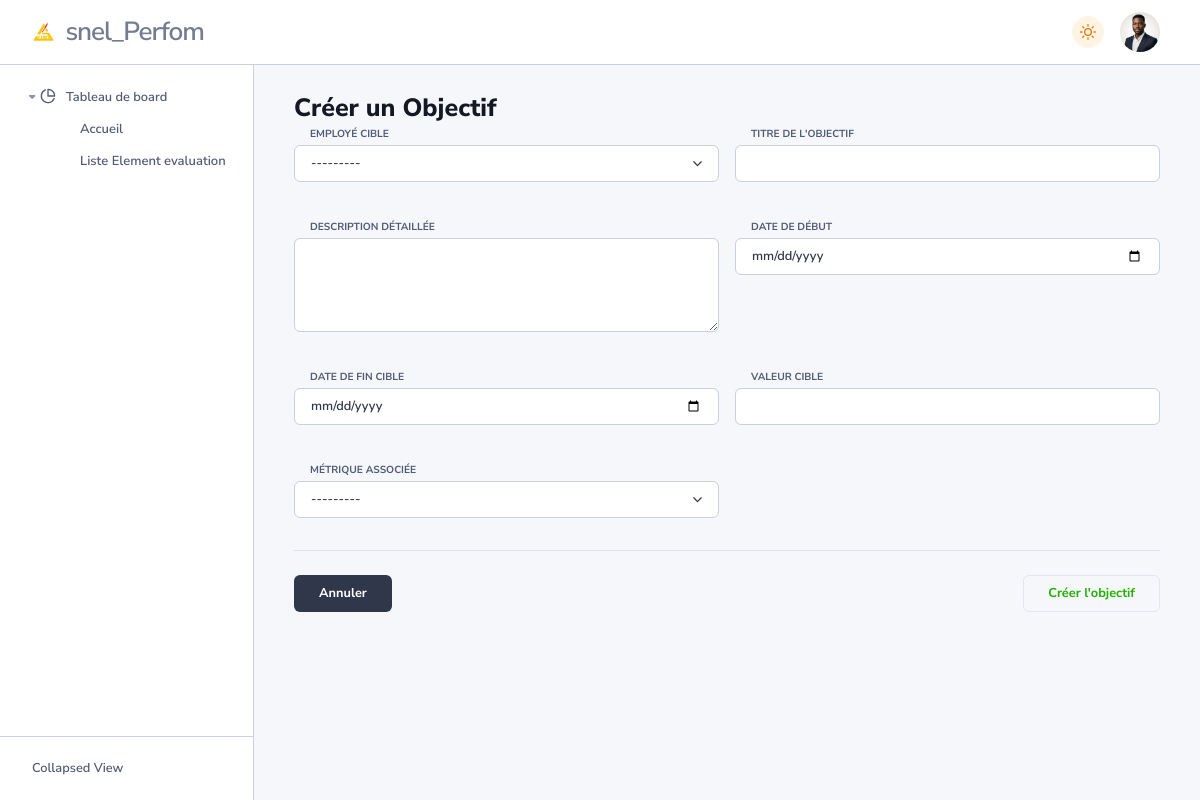
The app's page /goals/create/ (signed in) with its own data.
### employee/models.py (models this page shows, shortened)
class Employee(AbstractUser):
    GENDER_CHOICES = [
        ('M', 'Masculin'),
        ('F', 'Féminin'),
        ('O', 'Autre'),
    ]
    CONTRACT_TYPE_CHOICES = [
        ('CDI', 'Contrat à Durée Indéterminée'),
        ('CDD', 'Contrat à Durée Déterminée'),
        ('INT', 'Intérim'),
        ('STA', 'Stage'),
        ('AUT', 'Autre'),
    ]
    EMPLOYEE_STATUS_CHOICES = [
        ('ACT', 'Actif'),
        ('CON', 'En Congé'),
        ('SUS', 'Suspendu'),
        ('RES', 'Démissionnaire'),
        ('LIC', 'Licencié'),
        ('RET', 'Retraité'),
    ]
    email = models.EmailField(unique=True, verbose_name="Adresse E-mail de Connexion")
    username = None
    USERNAME_FIELD = 'email'
    REQUIRED_FIELDS = []
    objects = CustomUserManager()
    employee_id = models.CharField(
        max_length=50, unique=True, blank=True,
        verbose_name="Numéro Matricule",
        help_text="Numéro d'identification unique de l'employé à la SNEL (généré automatiquement)."
    )
    is_hr = models.BooleanField(
        default=False, verbose_name="Est RH",
        help_text="Indique si l'utilisateur a des privilèges du département des ressources humaines."
    )
    is_manager = models.BooleanField(
        default=False, verbose_name="Est Manager",
        help_text="Indique si l'utilisateur est un manager avec une équipe à gérer."
    )
    is_admin = models.BooleanField(
        default=False, verbose_name="Est Administrateur",
    )
    date_of_birth = models.DateField(null=True, blank=True, verbose_name="Date de Naissance")
    gender = models.CharField(max_length=1, choices=GENDER_CHOICES, null=True, blank=True, verbose_name="Genre")
    phone_number = models.CharField(max_length=20, blank=True, null=True, verbose_name="Numéro de Téléphone")
    address = models.TextField(blank=True, null=True, verbose_name="Adresse Résidentielle")
    profile_picture = models.ImageField(upload_to='media/employee_pics/', null=True, blank=True,
                                        verbose_name="Photo de Profil")
    hire_date = models.DateField(verbose_name="Date d'Embauche", null=True)  # Used for year of engagement
    contract_type = models.CharField(max_length=3, choices=CONTRACT_TYPE_CHOICES, default='CDI',
                                     verbose_name="Type de Contrat")
    employee_status = models.CharField(max_length=3, choices=EMPLOYEE_STATUS_CHOICES, default='ACT',
                                       verbose_name="Statut de l'Employé")
    salary = models.DecimalField(max_digits=10, decimal_places=2, null=True, blank=True,
                                 verbose_name="Salaire Mensuel Brut")
    emergency_contact_name = models.CharField(max_length=100, blank=True, null=True,
                                              verbose_name="Contact d'Urgence (Nom)")
    emergency_contact_phone = models.CharField(max_length=20, blank=True, null=True,
                                               verbose_name="Contact d'Urgence (Téléphone)")
    department = models.ForeignKey(Department, on_delete=models.SET_NULL, null=True, blank=True,
                                   related_name='department_employees', verbose_name="Département")
    position = models.ForeignKey(Position, on_delete=models.SET_NULL, null=True, blank=True,
                                 related_name='position_employees', verbose_name="Poste")
    manager = models.ForeignKey('self', on_delete=models.SET_NULL, null=True, blank=True,
                                related_name='managed_employees', verbose_name="Manager Direct")
    created_at = models.DateTimeField(auto_now_add=True, verbose_name="Date de Création Fiche")
    updated_at = models.DateTimeField(auto_now=True, verbose_name="Date Dernière Maj Fiche")
    bloquer = models.BooleanField(default=False, verbose_name="Cochez cette case pour bloquer l'utilisateur")
    class Meta:
        verbose_name = "Utilisateur du systeme"
        verbose_name_plural = "Utilisateurs du systeme"
        ordering = ['last_name', 'first_name']
    def __str__(self):
        if not self.first_name and self.is_superuser:
            return f"Administrateur {self.id}"
        return f"{self.first_name} {self.last_name} ({self.employee_id})"

### performance/views.py (the view, shortened to what this page needs)
# urls.py: path('create/', GoalCreateView.as_view(), name='create'),
class GoalCreateView(LoginRequiredMixin, CreateView):
    model = Goal
    form_class = GoalCreateForm
    template_name = 'goal_create.html'
    success_url = reverse_lazy('goals:list')
    def get_form_kwargs(self):
        kwargs = super().get_form_kwargs()
        kwargs['manager'] = self.request.user  # Assurez-vous que self.request.user est votre modèle Employee
        return kwargs

### performance/forms.py
class GoalCreateForm(forms.ModelForm):
    class Meta:
        model = Goal
        fields = ['employee', 'title', 'description', 'start_date', 'end_date', 'target_value', 'metric']
        widgets = {
            'employee': forms.Select(attrs={'class': 'form-select'}),
            'title': forms.TextInput(attrs={'class': 'form-control'}),
            'description': forms.Textarea(attrs={'class': 'form-control', 'rows': 4}),
            'start_date': forms.DateInput(attrs={'type': 'date', 'class': 'form-control'}),
            'end_date': forms.DateInput(attrs={'type': 'date', 'class': 'form-control'}),
            'target_value': forms.NumberInput(attrs={'class': 'form-control'}),
            'metric': forms.Select(attrs={'class': 'form-select'}),
        }
    def __init__(self, *args, **kwargs):
        manager = kwargs.pop('manager', None)
        super().__init__(*args, **kwargs)
        if manager:
            self.fields['employee'].queryset = Employee.objects.filter(department=manager.department)
            self.fields['employee'].queryset = self.fields['employee'].queryset.exclude(pk=manager.pk)

### templates/goal_create.html (shortened to what this page needs)
{% extends 'index.html' %}
{% load static %}
{% block content %}
<div class="content">
    <div class="card-header">
        <h3 class="mb-0">Créer un Objectif</h3>
    </div>
    <div class="goals-container">
        <form method="post">
            <div class="row g-3">
                {% for field in form %}
                <div class="col-md-6 mb-3">
                    <label class="form-label">{{ field.label }}</label>
                    {{ field }}
                </div>
                {% endfor %}
            </div>
            <hr>
            <div class="d-flex justify-content-between mt-4">
                <a href="{% url 'goals:list' %}" class="btn btn-secondary">Annuler</a>
                <button type="submit" class="btn btn-phoenix-success">Créer l'objectif</button>
            </div>
        </form>
    </div>
</div>
{% endblock %}

### templates/index.html (shortened to what this page needs)
{% load static %}
<!DOCTYPE html>
<html lang="en-US" dir="ltr" data-navigation-type="default" data-navbar-horizontal-shape="default">
<head>
    <link href="{% static 'vendors/simplebar/simplebar.min.css' %}" rel="stylesheet">
    <link rel="stylesheet" href="{% static 'unicons.iconscout.com/release/v4.0.8/css/line.css' %}">
    <link href="{% static 'css/theme-rtl.min.css' %}" type="text/css" rel="stylesheet" id="style-rtl">
    <link href="{% static 'css/theme.min.css' %}" type="text/css" rel="stylesheet" id="style-default">
    <link href="{% static 'css/user-rtl.min.css' %}" type="text/css" rel="stylesheet" id="user-style-rtl">
    <link href="{% static 'css/user.min.css' %}" type="text/css" rel="stylesheet" id="user-style-default">
    <link href="{% static 'vendors/leaflet/leaflet.css' %}" rel="stylesheet">
    <link href="{% static 'vendors/leaflet.markercluster/MarkerCluster.css' %}" rel="stylesheet">
    <link href="{% static 'vendors/leaflet.markercluster/MarkerCluster.Default.css' %}" rel="stylesheet">
  </head>
{% block body %}
  <body>
    <main class="main" id="top">
        {% block navigation1 %}
      <nav class="navbar navbar-vertical navbar-expand-lg" style="display:none;">
        <div class="collapse navbar-collapse" id="navbarVerticalCollapse">
          <div class="navbar-vertical-content">
            <ul class="navbar-nav flex-column" id="navbarVerticalNav">
              <li class="nav-item">
                <div class="nav-item-wrapper"><a class="nav-link dropdown-indicator label-1" href="#nv-home" role="button" data-bs-toggle="collapse" aria-expanded="true" aria-controls="nv-home">
                    <div class="d-flex align-items-center">
                      <div class="dropdown-indicator-icon-wrapper"><span class="fas fa-caret-right dropdown-indicator-icon"></span></div><span class="nav-link-icon"><span data-feather="pie-chart"></span></span><span class="nav-link-text">Tableau de board</span>
                    </div>
                  </a>
                  <div class="parent-wrapper label-1">
                    <ul class="nav collapse parent show" data-bs-parent="#navbarVerticalCollapse" id="nv-home">
                      <li class="nav-item"><a class="nav-link {% if active_link == 1 %}active{% endif %}" href="{%  url 'dashboard:home' %}">
                          <div class="d-flex align-items-center"><span class="nav-link-text">Accueil</span></div>
                        </a>
                      </li>
                      <li class="nav-item"><a class="nav-link {% if active_link == 3 %}active{% endif %}" href="{% url 'goals:element-liste' %}">
                              <div class="d-flex align-items-center"><span class="nav-link-text">Liste Element evaluation</span></div>
                            </a>
                      </li>
                    </ul>
                  </div>
                </div>
              </li>
            </ul>
          </div>
        </div>
        <div class="navbar-vertical-footer"><button class="btn navbar-vertical-toggle border-0 fw-semibold w-100 white-space-nowrap d-flex align-items-center"><span class="navbar-vertical-footer-text ms-2">Collapsed View</span></button></div>
      </nav>
        {% endblock navigation1 %}
    {% block navigation2 %}
      <nav class="navbar navbar-top fixed-top navbar-expand" id="navbarDefault" style="display:none;">
        <div class="collapse navbar-collapse justify-content-between">
          <div class="navbar-logo">
            <a class="navbar-brand me-1 me-sm-2" href="{% url 'dashboard:home' %}">
              <div class="d-flex align-items-center">
                <div class="d-flex align-items-center"><img src="{% static 'img/logo.png' %}" alt="phoenix" width="27" />
                  <h5 class="logo-text ms-2 d-none d-sm-block">snel_Perfom</h5>
                </div>
              </div>
            </a>
          </div>
          <ul class="navbar-nav navbar-nav-icons flex-row">
            <li class="nav-item">
              <div class="theme-control-toggle fa-icon-wait px-2"><label class="mb-0 theme-control-toggle-label theme-control-toggle-dark" for="themeControlToggle" data-bs-toggle="tooltip" data-bs-placement="left" data-bs-title="Switch theme" style="height:32px;width:32px;"><span class="icon" data-feather="sun"></span></label></div>
            </li>
            <li class="nav-item dropdown"><a class="nav-link lh-1 pe-0" id="navbarDropdownUser" href="#!" role="button" data-bs-toggle="dropdown" data-bs-auto-close="outside" aria-haspopup="true" aria-expanded="false">
                <div class="avatar avatar-l ">
                  <img class="rounded-circle " src="{% if request.user.profile_picture %}{{ request.user.profile_picture.url  }}{% else %} {% static 'img/avatar/default_profile.png' %} {% endif %}" alt="" />
                </div>
              </a>
            </li>
          </ul>
        </div>
      </nav>
    {% endblock navigation2 %}
       {% block content %}{% endblock %}
    </main>
  </body>
{% endblock %}
</html>

### records on screen
Employee: profile_picture (picture)
Employee: form "---------"

### other values on screen
{{ field.label }} "EMPLOYÉ CIBLE" "TITRE DE L'OBJECTIF" "DESCRIPTION DÉTAILLÉE" "DATE DE DÉBUT" "DATE DE FIN CIBLE" "VALEUR CIBLE" "MÉTRIQUE ASSOCIÉE"
